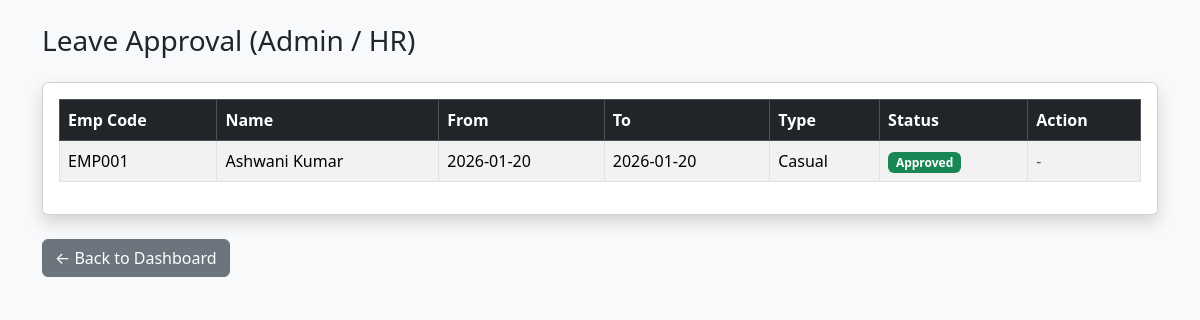
The page /leave_approval (signed in) on the database its author committed.
### tables this page shows
CREATE TABLE leave_requests (
        id INTEGER PRIMARY KEY AUTOINCREMENT,
        emp_id INTEGER,
        from_date TEXT,
        to_date TEXT,
        leave_type TEXT,
        status TEXT
    );

CREATE TABLE employees (
        id INTEGER PRIMARY KEY AUTOINCREMENT,
        emp_code TEXT UNIQUE,
        name TEXT,
        department TEXT
    );

### app.py (the view)
@app.route("/leave_approval")
def leave_approval():
    if session.get("role") not in ["Admin", "HR"]:
        return "Unauthorized"
    conn = get_db()
    cur = conn.cursor()
    cur.execute("""
        SELECT lr.id, e.emp_code, e.name,
               lr.from_date, lr.to_date, lr.leave_type, lr.status
        FROM leave_requests lr
        JOIN employees e ON lr.emp_id = e.id
        ORDER BY lr.id DESC
    """)
    leaves = cur.fetchall()
    conn.close()
    return render_template("leave_approval.html", leaves=leaves)

### db.py (called while the page is built)
def get_db():
    return sqlite3.connect("attendance.db")

### templates/leave_approval.html (shortened to what this page needs)
<!DOCTYPE html>
<html lang="en">
<head>
    <link href="https://cdn.jsdelivr.net/npm/bootstrap@5.3.2/dist/css/bootstrap.min.css" rel="stylesheet">
</head>
<body class="bg-light">
<div class="container mt-4">
    <h3 class="mb-4">Leave Approval (Admin / HR)</h3>
    <div class="card shadow">
        <div class="card-body">
            <div class="table-responsive">
                <table class="table table-bordered table-striped align-middle">
                    <thead class="table-dark">
                        <tr>
                            <th>Emp Code</th>
                            <th>Name</th>
                            <th>From</th>
                            <th>To</th>
                            <th>Type</th>
                            <th>Status</th>
                            <th>Action</th>
                        </tr>
                    </thead>
                    <tbody>
                        {% for l in leaves %}
                        <tr>
                            <td>{{ l[1] }}</td>
                            <td>{{ l[2] }}</td>
                            <td>{{ l[3] }}</td>
                            <td>{{ l[4] }}</td>
                            <td>{{ l[5] }}</td>
                            <td>
                                <span class="badge
                                    {% if l[6] == 'Approved' %}bg-success
                                    {% elif l[6] == 'Rejected' %}bg-danger
                                    {% else %}bg-warning text-dark{% endif %}">
                                    {{ l[6] }}
                                </span>
                            </td>
                            <td>
                                {% if l[6] == 'Pending' %}
                                    <a href="/approve_leave/{{ l[0] }}"
                                       class="btn btn-success btn-sm">
                                        Approve
                                    </a>
                                {% else %}
                                    <span class="text-muted">-</span>
                                {% endif %}
                            </td>
                        </tr>
                        {% endfor %}
                    </tbody>
                </table>
            </div>
        </div>
    </div>
    <a href="/dashboard" class="btn btn-secondary mt-4">
        ← Back to Dashboard
    </a>
</div>
</body>
</html>

### rows shown on the page
leave_requests: emp_code "EMP001", name "Ashwani Kumar", from_date "2026-01-20", to_date "2026-01-20", leave_type "Casual", status "Approved"
